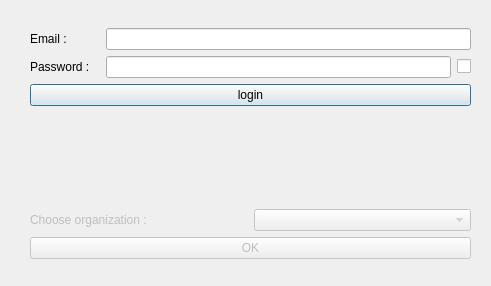
<?xml version="1.0" encoding="UTF-8"?>
<ui version="4.0">
 <class>Dialog</class>
 <widget class="QDialog" name="Dialog">
  <property name="geometry">
   <rect>
    <x>0</x>
    <y>0</y>
    <width>491</width>
    <height>286</height>
   </rect>
  </property>
  <property name="windowTitle">
   <string>Connection to JMap Cloud</string>
  </property>
  <widget class="QWidget" name="verticalLayoutWidget_3">
   <property name="geometry">
    <rect>
     <x>30</x>
     <y>28</y>
     <width>441</width>
     <height>231</height>
    </rect>
   </property>
   <layout class="QVBoxLayout" name="form_layout">
    <item>
     <layout class="QHBoxLayout" name="email_layout">
      <item>
       <widget class="QLabel" name="email_label">
        <property name="minimumSize">
         <size>
          <width>70</width>
          <height>22</height>
         </size>
        </property>
        <property name="text">
         <string>Email : </string>
        </property>
       </widget>
      </item>
      <item>
       <widget class="QLineEdit" name="email_input">
        <property name="minimumSize">
         <size>
          <width>150</width>
          <height>0</height>
         </size>
        </property>
        <property name="text">
         <string/>
        </property>
       </widget>
      </item>
     </layout>
    </item>
    <item>
     <layout class="QHBoxLayout" name="password_layout">
      <item>
       <widget class="QLabel" name="password_label">
        <property name="minimumSize">
         <size>
          <width>70</width>
          <height>22</height>
         </size>
        </property>
        <property name="text">
         <string>Password :</string>
        </property>
       </widget>
      </item>
      <item>
       <widget class="QLineEdit" name="password_input">
        <property name="minimumSize">
         <size>
          <width>150</width>
          <height>0</height>
         </size>
        </property>
        <property name="echoMode">
         <enum>QLineEdit::Password</enum>
        </property>
       </widget>
      </item>
      <item>
       <widget class="QCheckBox" name="show_password_checkBox">
        <property name="styleSheet">
         <string notr="true">QCheckBox::indicator:unchecked {
    image: url(:/images/images/eye-password-show.svg)
}
QCheckBox::indicator:checked {
    image: url(:/images/images/eye-password-hide.svg)
}

</string>
        </property>
        <property name="text">
         <string notr="true"/>
        </property>
       </widget>
      </item>
     </layout>
    </item>
    <item>
     <widget class="QPushButton" name="connection_button">
      <property name="text">
       <string>login</string>
      </property>
     </widget>
    </item>
    <item>
     <widget class="QLabel" name="message_label">
      <property name="styleSheet">
       <string notr="true">font-size:20px</string>
      </property>
      <property name="text">
       <string/>
      </property>
      <property name="alignment">
       <set>Qt::AlignCenter</set>
      </property>
     </widget>
    </item>
    <item>
     <layout class="QHBoxLayout" name="organization_form_layout">
      <item>
       <widget class="QLabel" name="choose_organization_label">
        <property name="enabled">
         <bool>false</bool>
        </property>
        <property name="text">
         <string>Choose organization :</string>
        </property>
       </widget>
      </item>
      <item>
       <widget class="QComboBox" name="organization_list_comboBox">
        <property name="enabled">
         <bool>false</bool>
        </property>
       </widget>
      </item>
     </layout>
    </item>
    <item>
     <widget class="QPushButton" name="accept_button">
      <property name="enabled">
       <bool>false</bool>
      </property>
      <property name="text">
       <string>OK</string>
      </property>
     </widget>
    </item>
   </layout>
  </widget>
 </widget>
 <resources>
  <include location="../../resources.qrc"/>
 </resources>
 <connections/>
</ui>
